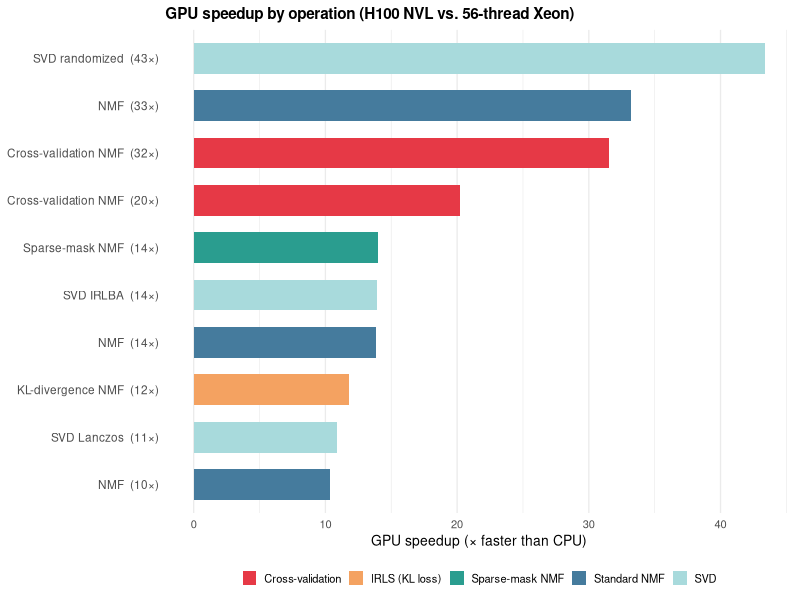

Write the R code that produced this figure.
## ---- chunk 1
knitr::opts_chunk$set(
  dpi = 72, fig.retina = 1,   # keep the built vignettes small (CRAN size limit)
  collapse = TRUE,
  comment = "#>",
  fig.width = 7,
  fig.height = 5,
  message = FALSE,
  warning = FALSE
)
# CRAN allows at most two cores
options(RcppML.threads = 2)
has_suggests <- requireNamespace("ggplot2", quietly = TRUE)
## ---- chunk 2
bench_df <- data.frame(
  Operation = c(
    "NMF (k=20, 40K cells)",
    "NMF (k=64, 10K cells)",
    "Cross-validation NMF (k=64, 10K cells)",
    "Cross-validation NMF (k=16, pbmc3k)",
    "KL-divergence NMF (k=16, pbmc3k)",
    "Sparse-mask NMF (k=20, 10K cells)",
    "SVD Lanczos (k=10, 40K cells)",
    "SVD randomized (k=10, 40K cells)",
    "SVD IRLBA (k=10, 40K cells)",
    "NMF (k=20, pbmc3k)"
  ),
  Dataset = c(
    "hcabm40k", "hcabm40k (10K)", "hcabm40k (10K)", "pbmc3k",
    "pbmc3k", "hcabm40k (10K)",
    "hcabm40k", "hcabm40k", "hcabm40k",
    "pbmc3k"
  ),
  CPU_s = c(38.45, 29.23, 75.31, 4.04,
            23.37, 10.50,
            4.78, 17.77, 5.30,
            2.18),
  GPU_s = c(2.78, 0.88, 2.39, 0.20,
            1.98, 0.75,
            0.44, 0.41, 0.38,
            0.21),
  stringsAsFactors = FALSE,
  check.names = FALSE
)
bench_df$Speedup <- bench_df$CPU_s / bench_df$GPU_s
bench_df <- bench_df[order(bench_df$Speedup, decreasing = TRUE), ]

knitr::kable(
  data.frame(
    Operation = bench_df$Operation,
    `CPU (s)` = sprintf("%.1f", bench_df$CPU_s),
    `GPU (s)` = sprintf("%.2f", bench_df$GPU_s),
    Speedup = sprintf("%.0f×", bench_df$Speedup),
    check.names = FALSE
  ),
  align = "lrrr",
  caption = "CPU (56-thread Xeon) vs. GPU (H100 NVL) benchmarks"
)
## ---- chunk 3
library(ggplot2)

bench_df$Type <- ifelse(grepl("Cross-validation", bench_df$Operation), "Cross-validation",
                 ifelse(grepl("KL", bench_df$Operation), "IRLS (KL loss)",
                 ifelse(grepl("SVD", bench_df$Operation), "SVD",
                 ifelse(grepl("Sparse-mask", bench_df$Operation), "Sparse-mask NMF",
                 "Standard NMF"))))

# Shorter labels for plot readability
bench_df$Short <- gsub(" \\(.*", "", bench_df$Operation)
bench_df$Label <- sprintf("%s  (%.0f\u00d7)", bench_df$Short, bench_df$Speedup)
bench_df$Label <- factor(bench_df$Label, levels = rev(bench_df$Label))

ggplot(bench_df, aes(x = Speedup, y = Label, fill = Type)) +
  geom_col(width = 0.65) +
  scale_fill_manual(values = c(
    "Cross-validation" = "#e63946",
    "IRLS (KL loss)" = "#f4a261",
    "Standard NMF" = "#457b9d",
    "Sparse-mask NMF" = "#2a9d8f",
    "SVD" = "#a8dadc"
  )) +
  labs(x = "GPU speedup (\u00d7 faster than CPU)", y = NULL, fill = NULL) +
  theme_minimal(base_size = 10) +
  theme(
    legend.position = "bottom",
    legend.key.size = unit(0.4, "cm"),
    panel.grid.major.y = element_blank(),
    axis.text.y = element_text(size = 8.5),
    plot.title = element_text(face = "bold", size = 11)
  ) +
  ggtitle("GPU speedup by operation (H100 NVL vs. 56-thread Xeon)")
## ---- chunk 4
arch_df <- data.frame(
  `GPU Family` = c("V100", "A100", "H100", "RTX 3090", "RTX 4090"),
  `Compute Capability` = c("7.0", "8.0", "9.0", "8.6", "8.9"),
  Flag = c("arch=compute_70,code=sm_70",
           "arch=compute_80,code=sm_80",
           "arch=compute_90,code=sm_90",
           "arch=compute_86,code=sm_86",
           "arch=compute_89,code=sm_89"),
  check.names = FALSE,
  stringsAsFactors = FALSE
)
knitr::kable(arch_df, align = "llr",
             caption = "CUDA architecture flags by GPU family")
